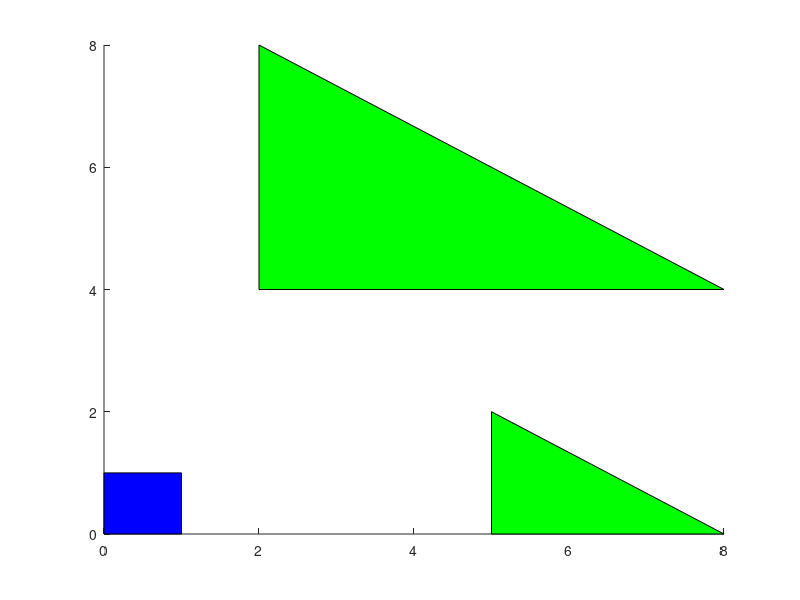

The MATLAB source for this figure:
%=============================================================================
% Copyright (c) 2016-present Allan CORNET (Nelson)
%=============================================================================
% This file is part of Nelson.
%=============================================================================
% LICENCE_BLOCK_BEGIN
% SPDX-License-Identifier: LGPL-3.0-or-later
% LICENCE_BLOCK_END
%=============================================================================
% <--ADV-CLI MODE-->
%=============================================================================
f = figure();
hold on
x = [0 1 1 0];
y = [0 0 1 1];
p1 = patch(x, y, 'blue');
x2 = [2 5; 2 5; 8 8];
y2 = [4 0; 8 2; 4 0];
p2 = patch(x2, y2, 'green');
hold off
%=============================================================================
